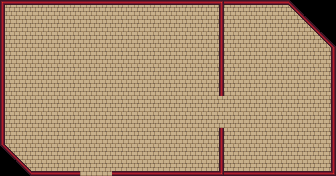

The image is a tile-based game level rendered from a .tmx file. Its description and complete source (layers, tilesets, objects, tile grids) follow:
An orthogonal 21x11 tile map with 16x16 px tiles, 2 tile layers (Floor, Walls).

<map version="1.10" tiledversion="1.10.2" orientation="orthogonal" renderorder="right-down" width="21" height="11" tilewidth="16" tileheight="16" infinite="0" nextlayerid="3" nextobjectid="1">
 <tileset firstgid="1" source="PlaceholderTilesetTiled.tsx" />
 <layer id="1" name="Floor" width="21" height="11">
  <data encoding="csv">
2,2,2,2,2,2,2,2,2,2,2,2,2,2,2,2,2,2,51,0,0,
2,2,2,2,2,2,2,2,2,2,2,2,2,2,2,2,2,2,2,51,0,
2,2,2,2,2,2,2,2,2,2,2,2,2,2,2,2,2,2,2,2,51,
2,2,2,2,2,2,2,2,2,2,2,2,2,2,2,2,2,2,2,2,2,
2,2,2,2,2,2,2,2,2,2,2,2,2,2,2,2,2,2,2,2,2,
2,2,2,2,2,2,2,2,2,2,2,2,2,2,2,2,2,2,2,2,2,
2,2,2,2,2,2,2,2,2,2,2,2,2,2,2,2,2,2,2,2,2,
2,2,2,2,2,2,2,2,2,2,2,2,2,2,2,2,2,2,2,2,2,
2,2,2,2,2,2,2,2,2,2,2,2,2,2,2,2,2,2,2,2,2,
66,2,2,2,2,2,2,2,2,2,2,2,2,2,2,2,2,2,2,2,2,
0,66,2,2,2,2,2,2,2,2,2,2,2,2,2,2,2,2,2,2,2
</data>
 </layer>
 <layer id="2" name="Walls" width="21" height="11">
  <data encoding="csv">
5,6,6,6,6,6,6,6,6,6,6,6,6,7,6,6,6,6,12,0,0,
21,0,0,0,0,0,0,0,0,0,0,0,0,23,0,0,0,0,28,12,0,
21,0,0,0,0,0,0,0,0,0,0,0,0,23,0,0,0,0,0,28,12,
21,0,0,0,0,0,0,0,0,0,0,0,0,23,0,0,0,0,0,0,23,
21,0,0,0,0,0,0,0,0,0,0,0,0,23,0,0,0,0,0,0,23,
21,0,0,0,0,0,0,0,0,0,0,0,0,23,0,0,0,0,0,0,23,
21,0,0,0,0,0,0,0,0,0,0,0,0,0,0,0,0,0,0,0,23,
21,0,0,0,0,0,0,0,0,0,0,0,0,0,0,0,0,0,0,0,23,
21,0,0,0,0,0,0,0,0,0,0,0,0,23,0,0,0,0,0,0,23,
59,43,0,0,0,0,0,0,0,0,0,0,0,23,0,0,0,0,0,0,23,
0,59,38,38,38,0,0,38,38,38,38,38,38,39,38,38,38,38,38,38,39
</data>
 </layer>
</map>